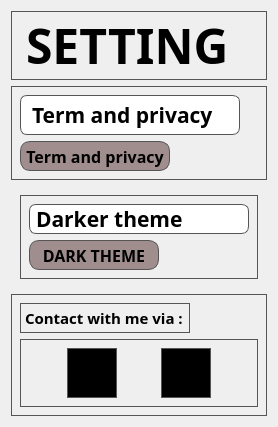
            <widget class="QWidget" name="page_2">
             <layout class="QVBoxLayout" name="verticalLayout_11">
              <item>
               <widget class="QLabel" name="label_5">
                <property name="font">
                 <font>
                  <family>Segoe UI Black</family>
                  <pointsize>36</pointsize>
                  <weight>75</weight>
                  <bold>true</bold>
                 </font>
                </property>
                <property name="styleSheet">
                 <string notr="true">border: 1px solid #555555;</string>
                </property>
                <property name="frameShape">
                 <enum>QFrame::NoFrame</enum>
                </property>
                <property name="frameShadow">
                 <enum>QFrame::Plain</enum>
                </property>
                <property name="text">
                 <string>SETTING</string>
                </property>
               </widget>
              </item>
              <item>
               <widget class="QWidget" name="widget_7" native="true">
                <property name="styleSheet">
                 <string notr="true">border: 1px solid #555555;</string>
                </property>
                <layout class="QVBoxLayout" name="verticalLayout_10">
                 <item>
                  <widget class="QLabel" name="DK_TXT_2">
                   <property name="minimumSize">
                    <size>
                     <width>220</width>
                     <height>30</height>
                    </size>
                   </property>
                   <property name="maximumSize">
                    <size>
                     <width>220</width>
                     <height>40</height>
                    </size>
                   </property>
                   <property name="font">
                    <font>
                     <family>Segoe UI Black</family>
                     <pointsize>16</pointsize>
                     <weight>75</weight>
                     <bold>true</bold>
                    </font>
                   </property>
                   <property name="styleSheet">
                    <string notr="true">background-color:white;
Border-radius:7px;
border-color:black;
padding: 5px;
border: 1px solid #555555;</string>
                   </property>
                   <property name="text">
                    <string>Term and privacy</string>
                   </property>
                  </widget>
                 </item>
                 <item>
                  <widget class="QPushButton" name="btn_link">
                   <property name="minimumSize">
                    <size>
                     <width>150</width>
                     <height>30</height>
                    </size>
                   </property>
                   <property name="maximumSize">
                    <size>
                     <width>150</width>
                     <height>40</height>
                    </size>
                   </property>
                   <property name="font">
                    <font>
                     <family>Segoe UI Black</family>
                     <pointsize>12</pointsize>
                     <weight>75</weight>
                     <bold>true</bold>
                    </font>
                   </property>
                   <property name="styleSheet">
                    <string notr="true">QWidget{
background-color:#a08e8e;
border-radius:10px;
border: 1px solid #555555;
}
QWidget:hover{
	background-color: #363532;
    border-radius: 10px;
}</string>
                   </property>
                   <property name="text">
                    <string>Term and privacy</string>
                   </property>
                  </widget>
                 </item>
                </layout>
               </widget>
              </item>
              <item>
               <widget class="QWidget" name="widget_6" native="true">
                <layout class="QHBoxLayout" name="horizontalLayout_3">
                 <item>
                  <widget class="QWidget" name="widget_5" native="true">
                   <property name="styleSheet">
                    <string notr="true">border: 1px solid #555555;</string>
                   </property>
                   <layout class="QVBoxLayout" name="verticalLayout_9">
                    <item>
                     <widget class="QLabel" name="DK_TXT">
                      <property name="minimumSize">
                       <size>
                        <width>220</width>
                        <height>30</height>
                       </size>
                      </property>
                      <property name="maximumSize">
                       <size>
                        <width>220</width>
                        <height>30</height>
                       </size>
                      </property>
                      <property name="font">
                       <font>
                        <family>Segoe UI Black</family>
                        <pointsize>16</pointsize>
                        <weight>75</weight>
                        <bold>true</bold>
                       </font>
                      </property>
                      <property name="styleSheet">
                       <string notr="true">background-color:white;
Border-radius:7px;
border: 1px solid #555555;</string>
                      </property>
                      <property name="text">
                       <string>Darker theme</string>
                      </property>
                     </widget>
                    </item>
                    <item>
                     <widget class="QPushButton" name="btn_change_theme">
                      <property name="minimumSize">
                       <size>
                        <width>130</width>
                        <height>30</height>
                       </size>
                      </property>
                      <property name="maximumSize">
                       <size>
                        <width>130</width>
                        <height>40</height>
                       </size>
                      </property>
                      <property name="font">
                       <font>
                        <family>Segoe UI Black</family>
                        <pointsize>12</pointsize>
                        <weight>75</weight>
                        <bold>true</bold>
                       </font>
                      </property>
                      <property name="styleSheet">
                       <string notr="true">QWidget{
background-color:#a08e8e;
border-radius:10px;
border: 1px solid #555555;
}
QWidget:hover{
	background-color: #363532;
    border-radius: 10px;
}</string>
                      </property>
                      <property name="text">
                       <string>DARK THEME</string>
                      </property>
                     </widget>
                    </item>
                   </layout>
                  </widget>
                 </item>
                </layout>
               </widget>
              </item>
              <item>
               <widget class="QWidget" name="widget_10" native="true">
                <property name="styleSheet">
                 <string notr="true">border: 1px solid #555555;</string>
                </property>
                <layout class="QVBoxLayout" name="verticalLayout_14">
                 <item>
                  <widget class="QLabel" name="label_7">
                   <property name="minimumSize">
                    <size>
                     <width>170</width>
                     <height>30</height>
                    </size>
                   </property>
                   <property name="maximumSize">
                    <size>
                     <width>170</width>
                     <height>30</height>
                    </size>
                   </property>
                   <property name="font">
                    <font>
                     <family>Segoe UI Black</family>
                     <pointsize>11</pointsize>
                     <weight>75</weight>
                     <bold>true</bold>
                    </font>
                   </property>
                   <property name="text">
                    <string>Contact with me via :</string>
                   </property>
                  </widget>
                 </item>
                 <item>
                  <widget class="QWidget" name="widget_12" native="true">
                   <layout class="QHBoxLayout" name="horizontalLayout_5">
                    <item>
                     <widget class="QPushButton" name="btn_X">
                      <property name="minimumSize">
                       <size>
                        <width>30</width>
                        <height>50</height>
                       </size>
                      </property>
                      <property name="maximumSize">
                       <size>
                        <width>50</width>
                        <height>50</height>
                       </size>
                      </property>
                      <property name="cursor">
                       <cursorShape>PointingHandCursor</cursorShape>
                      </property>
                      <property name="styleSheet">
                       <string notr="true">background-color:black;</string>
                      </property>
                      <property name="text">
                       <string/>
                      </property>
                      <property name="icon">
                       <iconset>
                        <normaloff>../picture/X.png</normaloff>../picture/X.png</iconset>
                      </property>
                      <property name="iconSize">
                       <size>
                        <width>30</width>
                        <height>50</height>
                       </size>
                      </property>
                     </widget>
                    </item>
                    <item>
                     <widget class="QPushButton" name="btn_git">
                      <property name="minimumSize">
                       <size>
                        <width>30</width>
                        <height>50</height>
                       </size>
                      </property>
                      <property name="maximumSize">
                       <size>
                        <width>50</width>
                        <height>50</height>
                       </size>
                      </property>
                      <property name="baseSize">
                       <size>
                        <width>50</width>
                        <height>50</height>
                       </size>
                      </property>
                      <property name="cursor">
                       <cursorShape>PointingHandCursor</cursorShape>
                      </property>
                      <property name="styleSheet">
                       <string notr="true">background-color:black</string>
                      </property>
                      <property name="text">
                       <string/>
                      </property>
                      <property name="icon">
                       <iconset>
                        <normaloff>../picture/github.png</normaloff>../picture/github.png</iconset>
                      </property>
                      <property name="iconSize">
                       <size>
                        <width>30</width>
                        <height>50</height>
                       </size>
                      </property>
                     </widget>
                    </item>
                   </layout>
                  </widget>
                 </item>
                </layout>
               </widget>
              </item>
             </layout>
            </widget>
